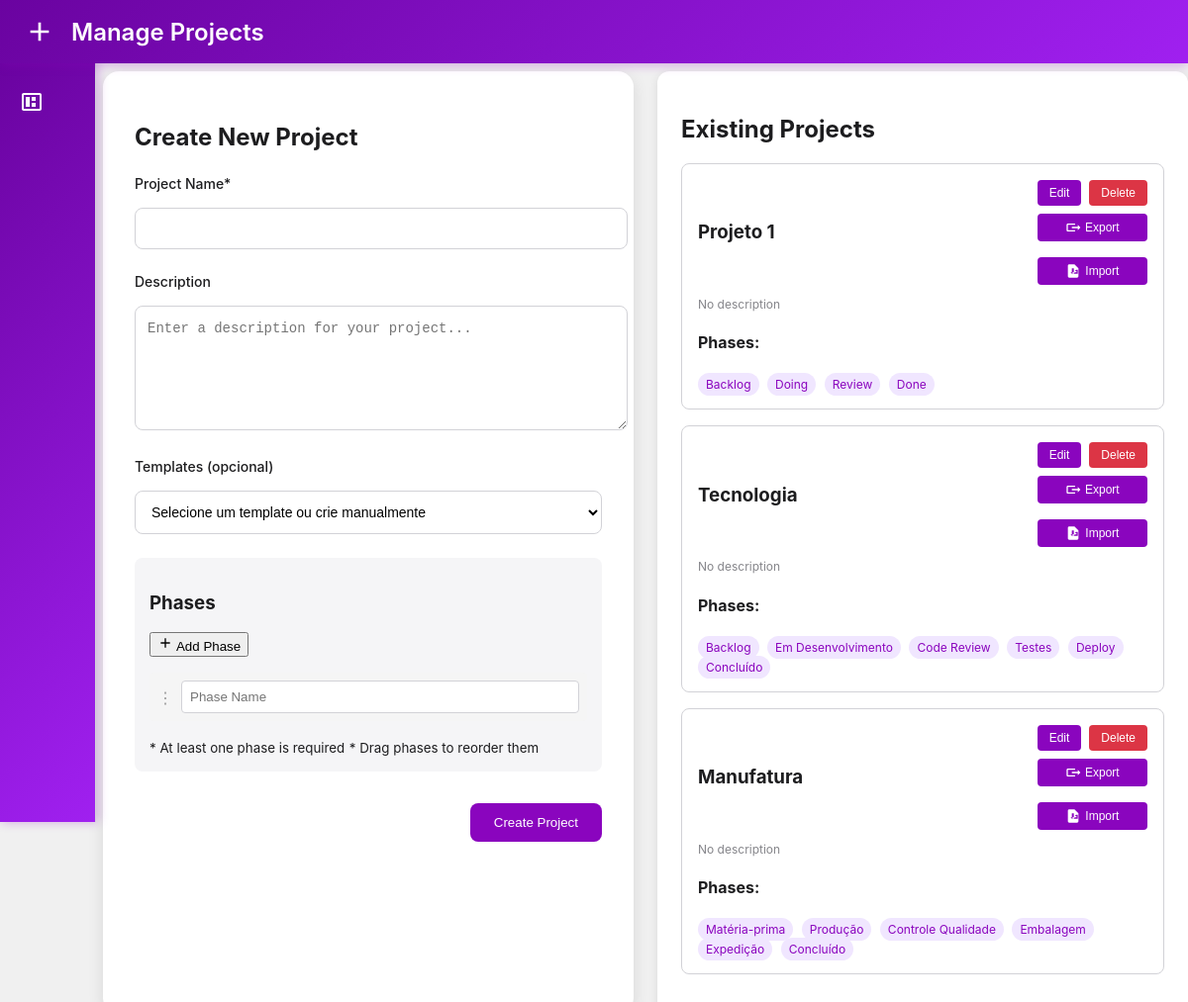
The app's page /projects (signed in), older data.
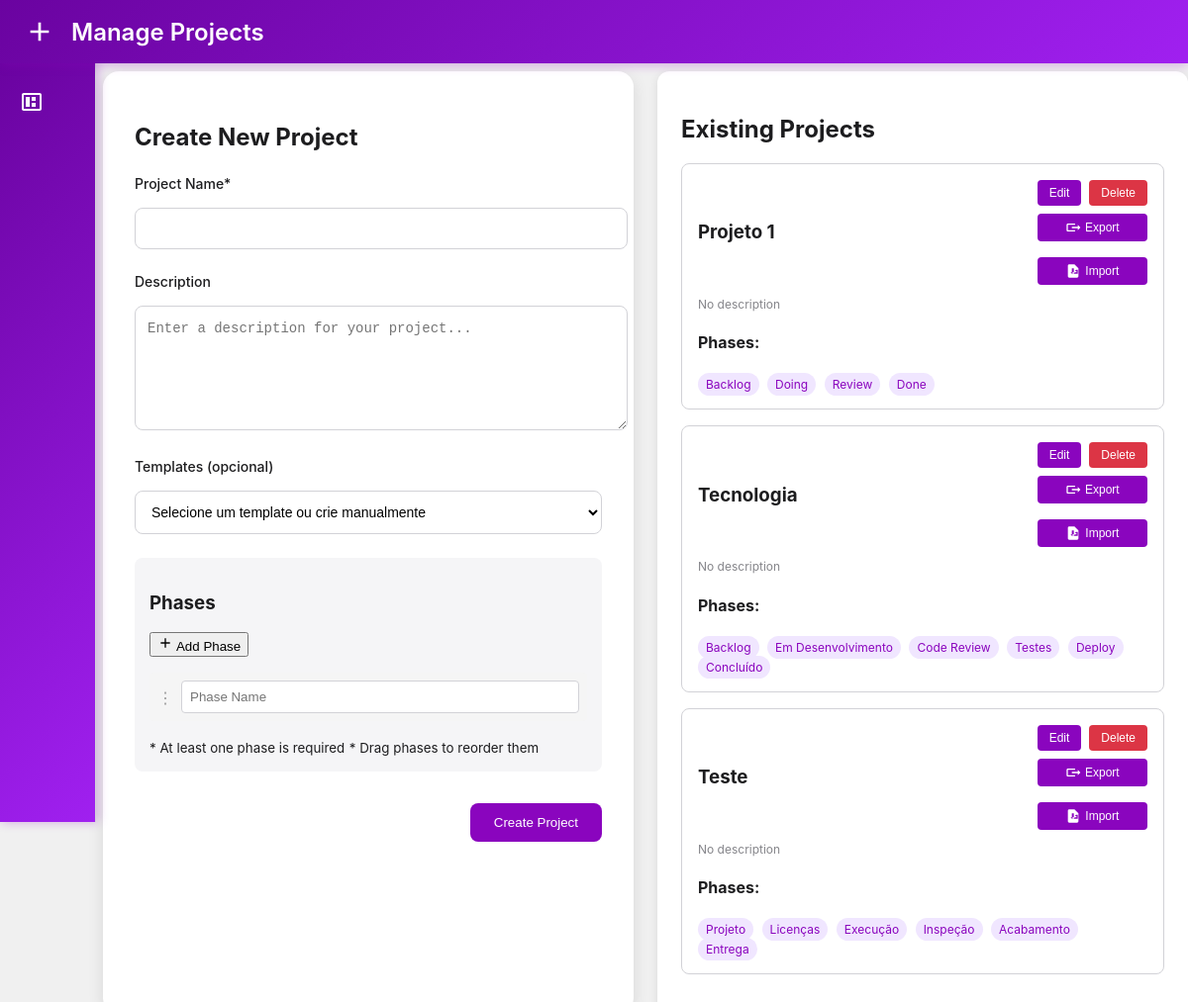
The same page, newer data.
### models/db.py (models this page shows, shortened)
class Project(db.Model):
    id = db.Column(db.Integer, primary_key=True)
    name = db.Column(db.String(100), nullable=False, unique=True)
    description = db.Column(db.Text)
    created_at = db.Column(db.DateTime, default=datetime.utcnow)
    cards = db.relationship('KanbanCard', backref='project', lazy=True)
    phases = db.relationship('Phase', backref='project', lazy=True,
                           order_by="Phase.order",
                           cascade='all, delete-orphan')

class Phase(db.Model):
    id = db.Column(db.Integer, primary_key=True)
    name = db.Column(db.String(100), nullable=False)
    order = db.Column(db.Integer, nullable=False)
    project_id = db.Column(db.Integer, db.ForeignKey('project.id', ondelete='CASCADE'), nullable=False)
    created_at = db.Column(db.DateTime, default=datetime.utcnow)

### routes/root.py (the view)
    @app.route('/projects')
    @login_required
    def projects():
        projects = Project.query.all()
        return render_template('projects.html', projects=projects)

### app.py (called while the page is built)
@app.context_processor
def utility_processor():
    def get_current_project():
        projeto_id = request.args.get('projeto') or session.get('projeto_id')
        return projeto_id
    def add_project_param(url):
        projeto_id = get_current_project()
        if not projeto_id:
            return url
        if '?' in url:
            return f"{url}&projeto={projeto_id}"
        return f"{url}?projeto={projeto_id}"
    return dict(get_current_project=get_current_project,
               add_project_param=add_project_param)

@app.before_request
def before_request():
    projeto_id = request.args.get('projeto')
    if projeto_id:
        session['projeto_id'] = projeto_id
    elif 'projeto_id' in session:
        g.projeto_id = session['projeto_id']
    else:
        g.projeto_id = None

### auth/authorization.py (called while the page is built)
def login_required(f):
    @wraps(f)
    def decorated_function(*args, **kwargs):
        if 'usuario' not in session:
            return redirect(url_for('index'))
        return f(*args, **kwargs)
    return decorated_function

### templates/projects.html (shortened to what the changed rows need)
<!DOCTYPE html>
<html lang="pt-BR">
<head>
    <link rel="stylesheet" href="{{ url_for('static', filename='css/styles.css') }}">
    <link rel="stylesheet" href="{{ url_for('static', filename='css/projects.css') }}">
</head>
<body>
    <div class="header">
        <div class="header-left">
            <h1>Manage Projects</h1>
        </div>
    </div>
    <div class="projects-container">
        <div class="new-project-form">
            <h2>Create New Project</h2>
        </div>
        <div class="projects-list">
            <h2>Existing Projects</h2>
            <div id="projectsList">
                {% for project in projects %}
                <div class="project-card" data-id="{{ project.id }}">
                    <div class="project-header">
                        <h3>{{ project.name }}</h3>
                        <div class="project-actions">
                            <div class="button-group">
                                <button onclick="editProject({{ project.id }})" class="edit-btn">Edit</button>
                                <button onclick="deleteProject({{ project.id }})" class="delete-btn">Delete</button>
                            </div>
                            <button onclick="exportProject({{ project.id }})" class="export-btn">
                                <svg viewBox="0 0 24 24" width="16" height="16">
                                    <path fill="currentColor" d="M23 12l-4-4v3h-9v2h9v3l4-4M15 16H4V8h11V6H4c-1.11 0-2 .89-2 2v8c0 1.11.89 2 2 2h11v-2z"/>
                                </svg>
                                Export
                            </button>
                            <button onclick="showImportModal({{ project.id }})" class="import-btn">
                                <svg viewBox="0 0 24 24" width="16" height="16">
                                    <path fill="currentColor" d="M14 2H6c-1.11 0-2 .89-2 2v16c0 1.11.89 2 2 2h12c1.11 0 2-.89 2-2V8l-6-6zm-1 12h-2v3l-3-3h2V8h3v6zm3.5-4H19v6h-6.5l2-2H17v-2h-2.5l2-2z"/>
                                </svg>
                                Import
                            </button>
                        </div>
                    </div>
                    <p class="project-description">{{ project.description or 'No description' }}</p>
                    <div class="project-phases">
                        <h4>Phases:</h4>
                        <div class="phases-chips">
                            {% for phase in project.phases %}
                            <span class="phase-chip">{{ phase.name }}</span>
                            {% endfor %}
                        </div>
                    </div>
                </div>
                {% endfor %}
            </div>
        </div>
    </div>
</body>
</html>

Row changes from the older to the newer data that the page shows:
removed Project: name "Manufatura", description "No description"
removed Phase: name "Matéria-prima", shown under Project "Manufatura"
removed Phase: name "Produção", shown under Project "Manufatura"
removed Phase: name "Controle Qualidade", shown under Project "Manufatura"
removed Phase: name "Embalagem", shown under Project "Manufatura"
removed Phase: name "Expedição", shown under Project "Manufatura"
removed Phase: name "Concluído", shown under Project "Manufatura"
added Project: name "Teste", description "No description"
added Phase: name "Projeto", shown under Project "Teste"
added Phase: name "Licenças", shown under Project "Teste"
added Phase: name "Execução", shown under Project "Teste"
added Phase: name "Inspeção", shown under Project "Teste"
added Phase: name "Acabamento", shown under Project "Teste"
added Phase: name "Entrega", shown under Project "Teste"
